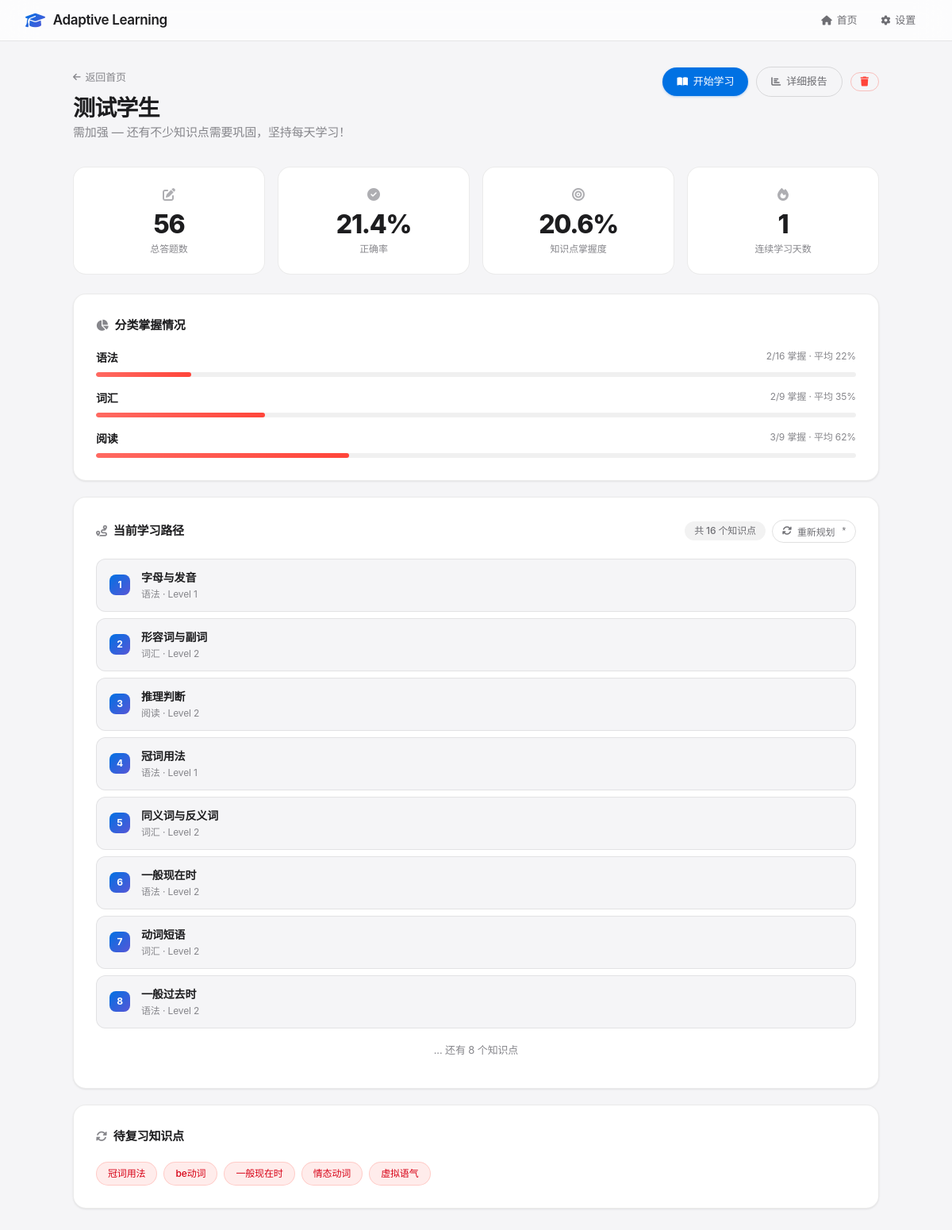
Screenshot of /student/1 with the database file from the repository.
### tables this page shows
CREATE TABLE students (
            id INTEGER PRIMARY KEY AUTOINCREMENT,
            name TEXT NOT NULL,
            level TEXT DEFAULT 'beginner',
            target TEXT DEFAULT '',
            created_at TIMESTAMP DEFAULT CURRENT_TIMESTAMP,
            updated_at TIMESTAMP DEFAULT CURRENT_TIMESTAMP
        );

CREATE TABLE knowledge_mastery (
            id INTEGER PRIMARY KEY AUTOINCREMENT,
            student_id INTEGER NOT NULL,
            knowledge_id TEXT NOT NULL,
            mastery_prob REAL DEFAULT 0.0,
            attempt_count INTEGER DEFAULT 0,
            correct_count INTEGER DEFAULT 0,
            last_practiced TIMESTAMP,
            next_review TIMESTAMP,
            FOREIGN KEY (student_id) REFERENCES students(id),
            UNIQUE(student_id, knowledge_id)
        );

### app.py (the view)
@app.route('/student/<int:student_id>')
def student_dashboard(student_id):
    student = get_student(student_id)
    if not student:
        return redirect(url_for('index'))
    progress = assessment_agent.get_overall_progress(student_id)
    report = assessment_agent.generate_report(student_id)
    review_items = assessment_agent.get_review_schedule(student_id)[:5]
    streak = assessment_agent.get_learning_streak(student_id)
    current_path = planning_agent.get_current_path(student_id)
    return render_template('dashboard.html',
                           student=student,
                           progress=progress,
                           report=report,
                           review_items=review_items,
                           streak=streak,
                           current_path=current_path)

### agents/planning_agent.py (called while the page is built)
    def get_current_path(self, student_id):
        conn = get_db()
        cursor = conn.cursor()
        cursor.execute("""
            SELECT path_data FROM learning_paths
            WHERE student_id = ? AND is_active = 1
            ORDER BY created_at DESC LIMIT 1
        """, (student_id,))
        row = cursor.fetchone()
        conn.close()
        if row:
            return json.loads(row["path_data"])
        return None

### app.py (called while the page is built)
def get_student(student_id):
    conn = get_db()
    cursor = conn.cursor()
    cursor.execute("SELECT * FROM students WHERE id=?", (student_id,))
    student = cursor.fetchone()
    conn.close()
    return dict(student) if student else None

### data/knowledge_graph.py (called while the page is built)
def get_node(node_id):
    for node in KNOWLEDGE_GRAPH["nodes"]:
        if node["id"] == node_id:
            return node
    return None

### database.py (called while the page is built)
def get_db():
    conn = sqlite3.connect(DB_PATH)
    conn.row_factory = sqlite3.Row
    conn.execute("PRAGMA journal_mode=WAL")
    conn.execute("PRAGMA foreign_keys=ON")
    return conn

### templates/dashboard.html (shortened to what this page needs)
{% extends "base.html" %}
{% block content %}
<div class="page-header page-enter">
    <div>
        <a href="/app" class="breadcrumb"><i class="fa-solid fa-arrow-left"></i> 返回首页</a>
        <h1>{{ student.name }}</h1>
        <p class="page-subtitle">{{ report.level }} &mdash; {{ report.message }}</p>
    </div>
    <div class="page-actions">
        <a href="/learn/{{ student.id }}" class="btn btn-primary">
            <i class="fa-solid fa-book-open"></i> 开始学习
        </a>
        <a href="/report/{{ student.id }}" class="btn btn-ghost">
            <i class="fa-solid fa-chart-bar"></i> 详细报告
        </a>
        <button class="btn btn-danger-outline btn-sm" onclick="deleteStudent({{ student.id }}, '{{ student.name }}')">
            <i class="fa-solid fa-trash"></i>
        </button>
    </div>
</div>
<div class="stats-grid page-enter page-enter-delay-1">
    <div class="stat-card">
        <div class="stat-icon"><i class="fa-solid fa-pen-to-square"></i></div>
        <div class="stat-value">{{ progress.total_questions }}</div>
        <div class="stat-label">总答题数</div>
    </div>
    <div class="stat-card">
        <div class="stat-icon"><i class="fa-solid fa-circle-check"></i></div>
        <div class="stat-value">{{ "%.1f"|format(progress.accuracy * 100) }}%</div>
        <div class="stat-label">正确率</div>
    </div>
    <div class="stat-card">
        <div class="stat-icon"><i class="fa-solid fa-bullseye"></i></div>
        <div class="stat-value">{{ "%.1f"|format(progress.overall_mastery * 100) }}%</div>
        <div class="stat-label">知识点掌握度</div>
    </div>
    <div class="stat-card">
        <div class="stat-icon"><i class="fa-solid fa-fire"></i></div>
        <div class="stat-value">{{ streak.streak }}</div>
        <div class="stat-label">连续学习天数</div>
    </div>
</div>
<div class="card page-enter page-enter-delay-2">
    <div class="card-title"><i class="fa-solid fa-chart-pie"></i> 分类掌握情况</div>
    <div class="progress-list">
        {% for cat_id, cat_data in progress.category_stats.items() %}
        <div class="progress-item">
            <div class="progress-info">
                <span class="progress-name">{{ cat_data.name }}</span>
                <span class="progress-detail">{{ cat_data.mastered }}/{{ cat_data.total }} 掌握 &middot; 平均 {{ "%.0f"|format(cat_data.avg_prob * 100) }}%</span>
            </div>
            <div class="progress-bar">
                <div class="progress-fill {% if cat_data.mastery_rate >= 0.7 %}green{% elif cat_data.mastery_rate >= 0.4 %}yellow{% else %}red{% endif %}"
                     style="width: {{ cat_data.mastery_rate * 100 }}%"></div>
            </div>
        </div>
        {% endfor %}
    </div>
</div>
<div class="card page-enter page-enter-delay-3" id="pathCard">
    <div class="card-header">
        <div class="card-title"><i class="fa-solid fa-route"></i> 当前学习路径</div>
        <div style="display: flex; gap: 8px; align-items: center;">
            <span class="badge badge-neutral" id="pathCount">共 {{ current_path|length if current_path else 0 }} 个知识点</span>
            <button class="btn btn-ghost btn-sm" onclick="regeneratePath({{ student.id }})" id="regenPathBtn">
                <i class="fa-solid fa-arrows-rotate"></i> 重新规划<sup class="ai-badge">*</sup>
            </button>
        </div>
    </div>
    <div class="path-list" id="pathList">
        {% if current_path %}
        {% for node in current_path[:8] %}
        <div class="path-item">
            <div class="step">{{ loop.index }}</div>
            <div class="info">
                <div class="name">{{ node.name }}</div>
                <div class="meta">
                    {% if node.category == 'grammar' %}语法
                    {% elif node.category == 'vocabulary' %}词汇
                    {% elif node.category == 'reading' %}阅读
                    {% endif %}
                    &middot; Level {{ node.level }}
                </div>
            </div>
        </div>
        {% endfor %}
        {% if current_path|length > 8 %}
        <div class="path-more">... 还有 {{ current_path|length - 8 }} 个知识点</div>
        {% endif %}
        {% else %}
        <div class="empty-state" style="padding: 24px;">
            <div class="empty-icon"><i class="fa-solid fa-route"></i></div>
            <div class="empty-title">暂无学习路径</div>
            <div class="empty-desc">开始学习后将自动生成个性化路径</div>
        </div>
        {% endif %}
    </div>
</div>
{% if review_items %}
<div class="card page-enter page-enter-delay-4">
    <div class="card-header">
        <div class="card-title"><i class="fa-solid fa-rotate"></i> 待复习知识点</div>
    </div>
    <div class="knowledge-tags">
        {% for item in review_items %}
        <span class="knowledge-tag {% if item.urgency == 'critical' %}weak{% elif item.urgency == 'high' %}learning{% else %}mastered{% endif %}">
            {{ item.knowledge_name }}
        </span>
        {% endfor %}
    </div>
</div>
{% endif %}
{% endblock %}

### rows the page displays
students: name "测试学生"
knowledge_mastery: knowledge_name "冠词用法"
knowledge_mastery: knowledge_name "be动词"
knowledge_mastery: knowledge_name "一般现在时"
knowledge_mastery: knowledge_name "情态动词"
knowledge_mastery: knowledge_name "虚拟语气"

### other values shown
{{ report.level }} "需加强"
{{ report.message }} "还有不少知识点需要巩固，坚持每天学习！"
{{ progress.total_questions }} "56"
{{ "%.1f"|format(progress.accuracy * 100) }} "21.4"
{{ "%.1f"|format(progress.overall_mastery * 100) }} "20.6"
{{ streak.streak }} "1"
{{ cat_data.name }} "语法" "词汇" "阅读"
{{ cat_data.mastered }} "2" "2" "3"
{{ cat_data.total }} "16" "9" "9"
{{ "%.0f"|format(cat_data.avg_prob * 100) }} "22" "35" "62"
{{ current_path|length if current_path else 0 }} "16"
{{ node.name }} "字母与发音" "形容词与副词" "推理判断" "冠词用法" "同义词与反义词" "一般现在时" "动词短语" "一般过去时"
{{ node.level }} "1" "2" "2" "1" "2" "2" "2" "2"
{{ current_path|length - 8 }} "8"
